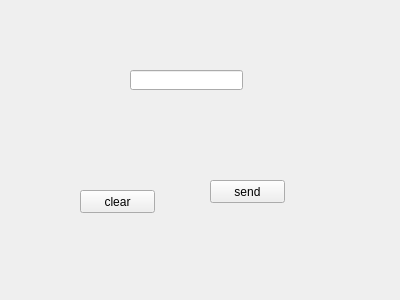
<?xml version="1.0" encoding="UTF-8"?>
<ui version="4.0">
 <class>Chat</class>
 <widget class="QWidget" name="Chat">
  <property name="geometry">
   <rect>
    <x>0</x>
    <y>0</y>
    <width>400</width>
    <height>300</height>
   </rect>
  </property>
  <property name="windowTitle">
   <string>Form</string>
  </property>
  <widget class="QLineEdit" name="lineEdit">
   <property name="geometry">
    <rect>
     <x>130</x>
     <y>70</y>
     <width>113</width>
     <height>20</height>
    </rect>
   </property>
  </widget>
  <widget class="QPushButton" name="clr_btn">
   <property name="geometry">
    <rect>
     <x>80</x>
     <y>190</y>
     <width>75</width>
     <height>23</height>
    </rect>
   </property>
   <property name="text">
    <string>clear</string>
   </property>
  </widget>
  <widget class="QPushButton" name="send_btn">
   <property name="geometry">
    <rect>
     <x>210</x>
     <y>180</y>
     <width>75</width>
     <height>23</height>
    </rect>
   </property>
   <property name="text">
    <string>send</string>
   </property>
  </widget>
 </widget>
 <resources/>
 <connections/>
</ui>
